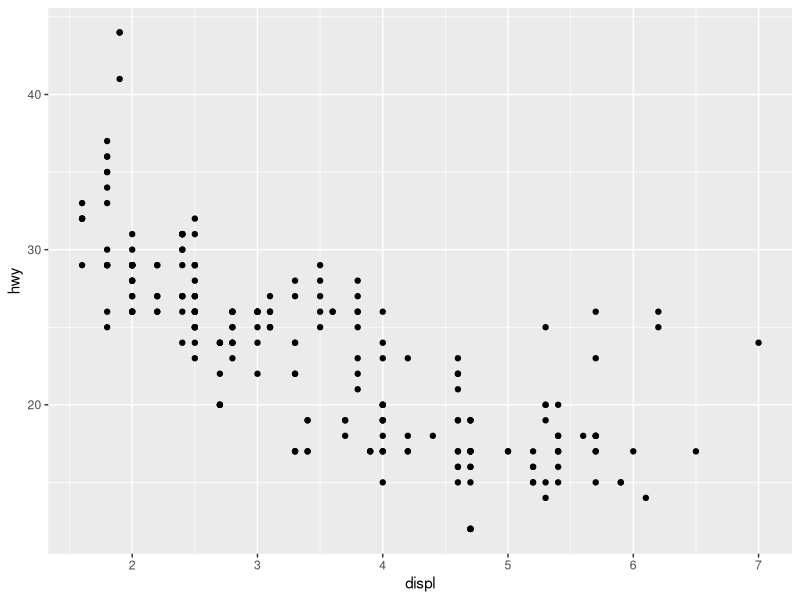
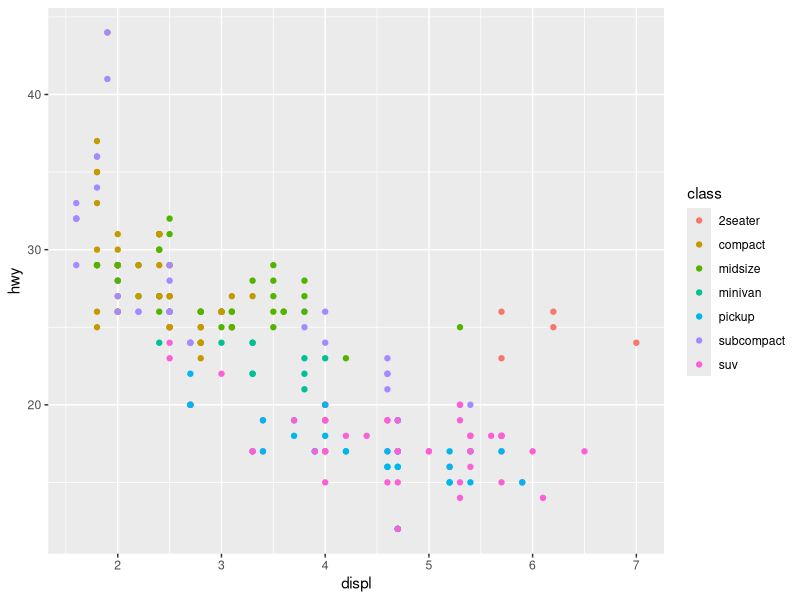
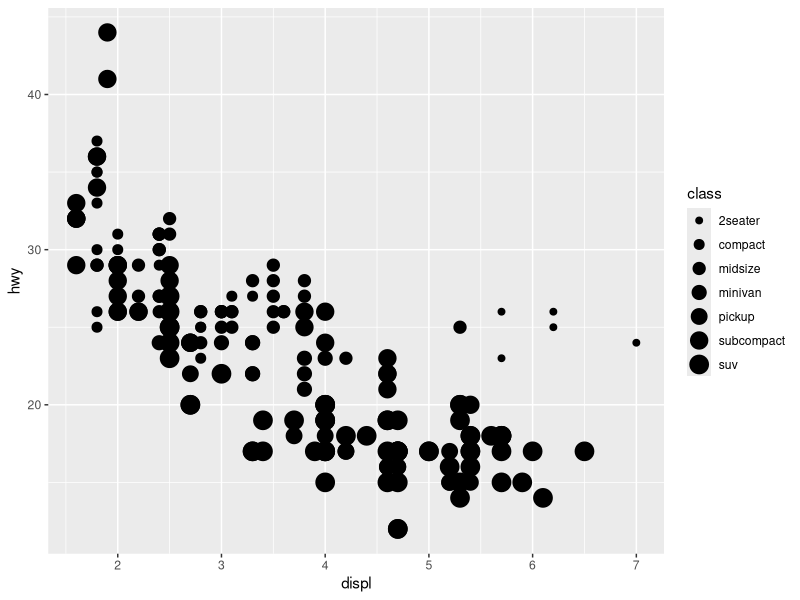
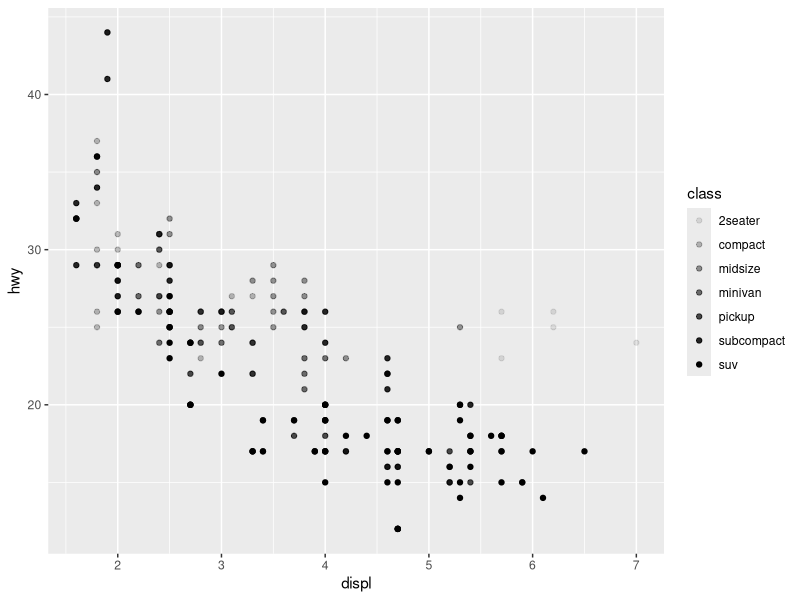
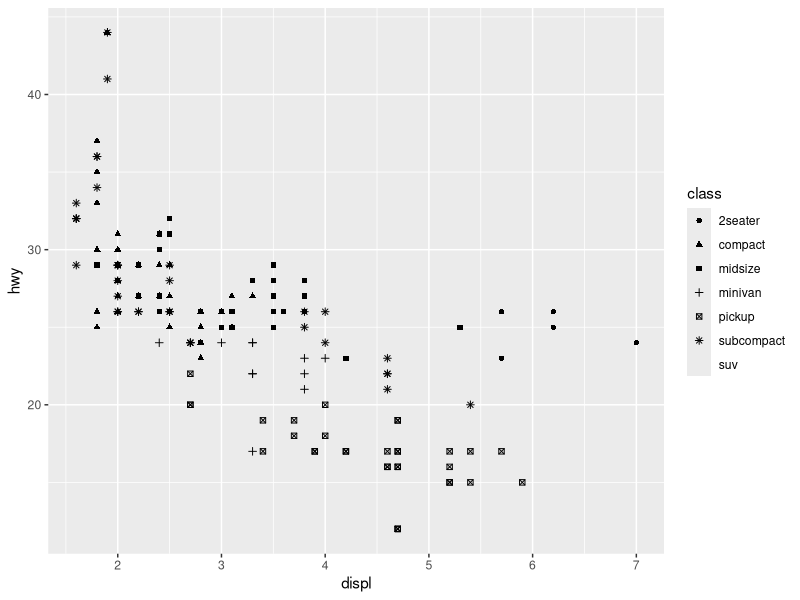
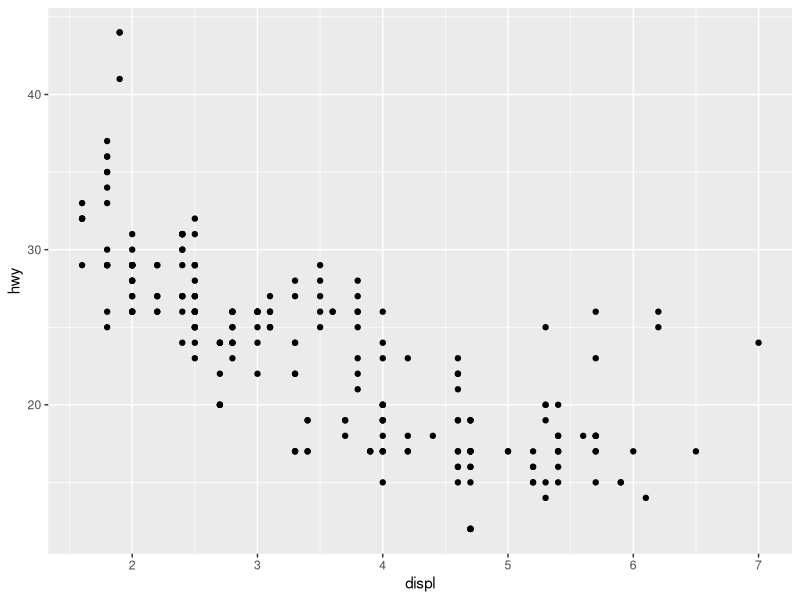
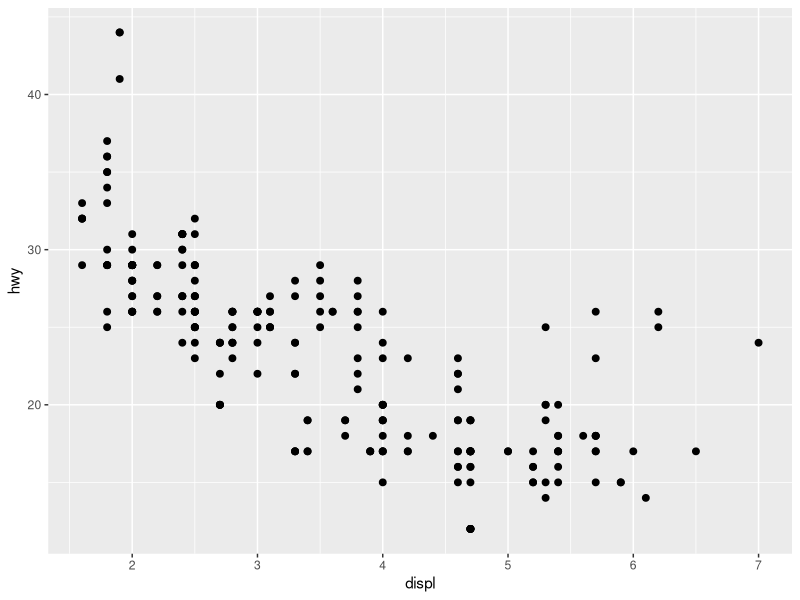
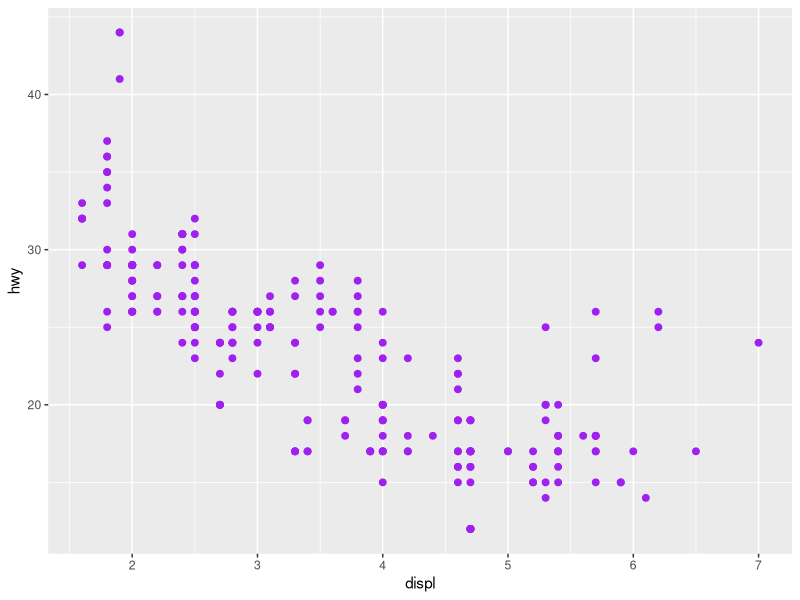

Source code (R) for these figures, in order:
## ---- chunk 1
knitr::opts_chunk$set(echo = TRUE)

#  Install the tidyverse package, if you didn't already.  
#  Only install it once, like this:

#  Go to bottom right pane, click Packages,
#  then click Install, then type tidyverse
#  in the blank in the middle, click Install.

#  If you have problems with the tidyverse, install and load ggplot2 instead.
#  (It is a package within the tidyverse package).

# Load your package when you want to use it:
library(tidyverse)

#  We'll use the data frame mpg, stored in 
#  the ggplot2 package.  Take a look at it:
tibble(mpg)
## ---- chunk 2
#   y = Highway mileage BY x = engine size (displ)
#  We'll use the mpg data, and we'll map hwy to the y axis,
#  and displ to the x axis. 

ggplot(data = mpg,
       mapping = aes(x = displ, y = hwy)) +
  geom_point()

## ---- chunk 3

#  Let's use the variable class of vehicle

#  color
ggplot(data = mpg,
       mapping = aes(x = displ, y = hwy, color = class)) +
  geom_point()

#  size 
ggplot(data = mpg,
       mapping = aes(x = displ, y = hwy, size = class)) +
  geom_point()

#  alpha -- what is it?
#      shade, opacity, transparency, gradient, grayscale
ggplot(data = mpg,
       mapping = aes(x = displ, y = hwy, alpha = class)) +
  geom_point()

#  shape
ggplot(data = mpg,
       mapping = aes(x = displ, y = hwy, shape = class)) +
  geom_point()

## ---- chunk 4

#  Could change size of points, using size as a 'setting':
#   Highway mileage BY engine size (displ)
ggplot(data = mpg,
       mapping = aes(x = displ, y = hwy)) +
  geom_point()

ggplot(data = mpg,
       mapping = aes(x = displ, y = hwy)) +
  geom_point(size = 2)


#  Also try color and alpha
ggplot(data = mpg,
       mapping = aes(x = displ, y = hwy)) +
  geom_point(size = 2, color = 'purple')

ggplot(data = mpg,
       mapping = aes(x = displ, y = hwy)) +
  geom_point(size = 2, color = 'purple', alpha = .5)

#  A common mistake:
ggplot(data = mpg,
       mapping = aes(x = displ, y = hwy, color = 'purple')) +
  geom_point()




## ---- chunk 5
#  Another different option is to make
#  different facets for each category:
ggplot(data = mpg,
       mapping = aes(x = displ, y = hwy, color = class)) +
  geom_point() +
  facet_wrap(~ class)

#  In R, the ~ means 'BY'

## ---- chunk 6

#  Adding titles, labels, themes
ggplot(data = mpg,
       mapping = aes(x = displ, y = hwy, color = class)) +
  geom_point(size = 2) +
  labs(title = "Highway mileage by Engine Size",
       x = "Engine Size (displacement)",
       y = "Highway mpg",
       color = "Type of Car") +
  theme_bw()

## ---- chunk 7
#  histogram of hwy

ggplot(data = mpg,
       mapping = aes(x = hwy)) +
  geom_histogram(color = 'purple', fill = 'pink')

ggplot(data = mpg,
       mapping = aes(x = hwy)) +
  geom_histogram(color = 'white', fill = 'purple')
## ---- chunk 8

ggplot(data = mpg,
       mapping = aes(x = hwy)) +
  geom_density(color = 'white', fill = 'purple')

## ---- chunk 9
#   hwy by class
ggplot(data = mpg,
       mapping = aes(x = class, y = hwy, fill = class)) +
  geom_boxplot()

